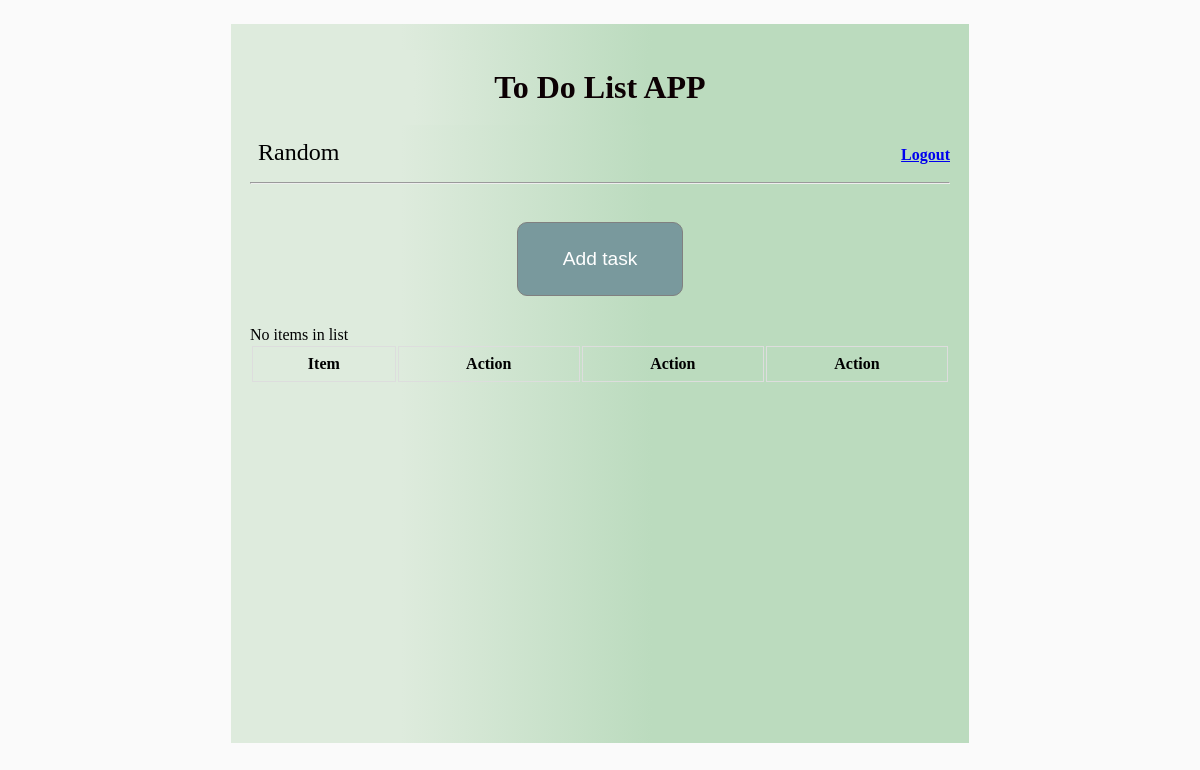
Page / (signed in) on the earlier database version.
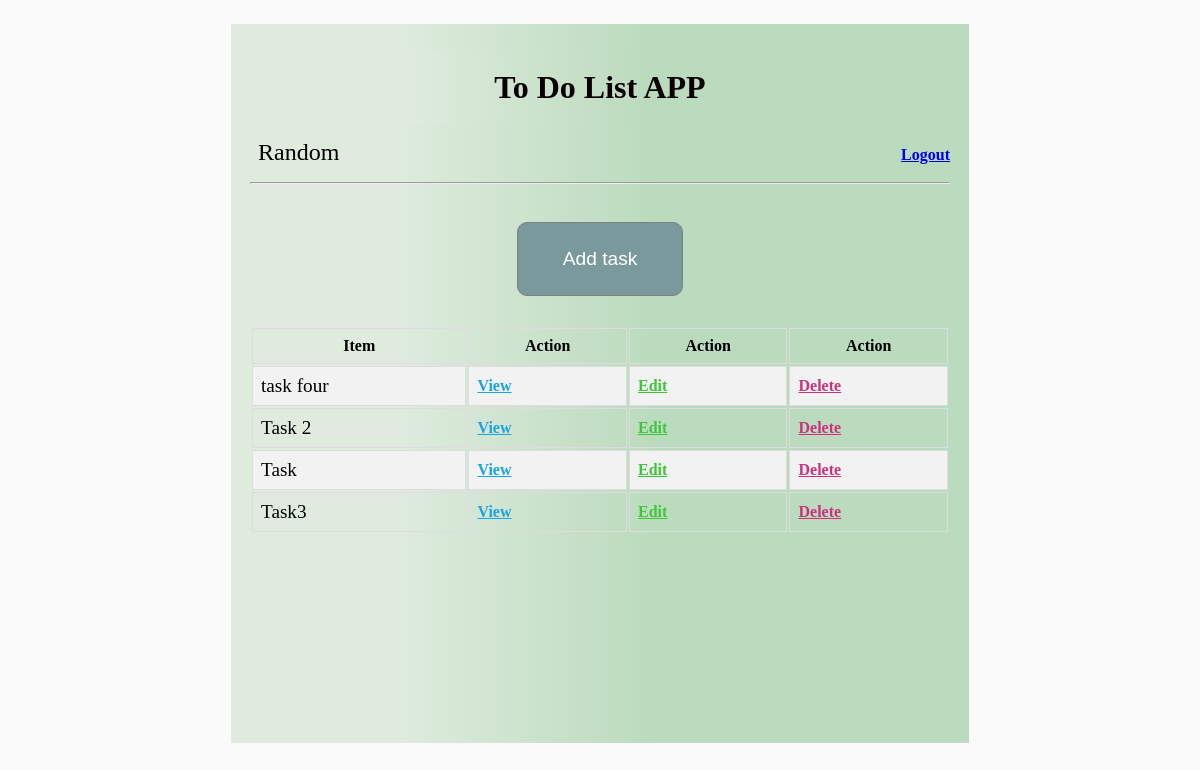
Same page on the later database version.
### base/models.py (models this page shows, shortened)
class Task(models.Model):
	user =  models.ForeignKey(User, on_delete=models.CASCADE, null=True, blank=True)
	title = models.CharField(max_length=200)
	description = models.TextField(null=True, blank=True)
	complete =models.BooleanField(default=False)
	created = models.DateTimeField(auto_now_add=True)

### base/views.py (the view)
# urls.py: path('', TaskList.as_view(), name='tasks' ),
class TaskList (LoginRequiredMixin, ListView):  #anything object in this ( ) inherits the value
	model = Task
	context_object_name = 'tasks'
	def get_context_data(self, **kwargs):
		context = super().get_context_data(**kwargs)
		context['tasks'] = context['tasks'].filter(user=self.request.user)
		return context

### base/templates/base/task_list.html (shortened to what this page needs)
{% extends 'base/main.html' %}
{% block content %}
<h1 style="color:#0c0003; margin:0.4rem;text-align: center; ">To Do List APP</h1>
<div style="height: 74vh;">
	{% if request.user.is_authenticated %}
	<div style="display: flex; justify-content: space-between;">
		<span style=" color:#000000; font-size:1.5rem; margin:0.5rem; ">{{request.user}}</span>
		<a style="margin-top: 15px;" href="{% url 'logout' %}">Logout</a>
	</div>
	{% else %}
	<a href="{% url 'login' %}">Login</a>
	{% endif %}
	<hr>
	<div style="display: flex; justify-content: center; align-items: center;">
			<a href="{% url 'task-create' %}" style="text-decoration: inherit;">
				<button style="padding: 25px 45px;  font-size: 1.2rem; border-radius: 10px; margin: 30px 0; color: white; cursor: pointer;background: #79999d; border: 1px solid grey;">
				Add task
			</button></a>
	</div>
	<table style="border:1">
		<tr>
			<th>Item</th>
			<th>Action</th>
			<th>Action</th>
			<th>Action</th>
		</tr>
		{% for task in tasks %}
		<tr>
			<td style=" font-size: 1.2rem; color:#000000; margin:1rem; ">{{task.title}}</td>
			<td><a href="{% url 'task' task.id %}" style="color: #1aa3e5;">View</a></td>
			<td><a href="{% url 'task-update' task.id %}" style="color: #3ec639;">Edit</a></td>
			<td><a href="{% url 'task-delete' task.id %}" style="color: #ce317e	;">Delete</a></td>
		</tr>
		{% empty %}
		<div>No items in list</div>
		{% endfor %}
	</table>
	{% endblock content %}

### base/templates/base/main.html (shortened to what this page needs)
<!DOCTYPE html>
<html lang="en" xml:lang="en">
<head>
</head>
<body>
	<div class="container">
		{% block content %}
		{% endblock content %}
	</div>
</body>

### base/templates/base/main.html (style rules this page uses)
body { background-color: #FAFAFA; font-family: cursive; padding-top: 1rem; }
h1, h2, h3, h4, h5, h6, .container { max-width: 700px; margin: auto; border: 1rem; color: #000000; padding: 1.2rem; background: rgb(249, 244, 247); background: linear-gradient(90deg, #DEEBDD 23%, #BBDBBE 57%); }
a, p { font-family: cursive; font-weight: 600; }
table { width: 100%; }
table td, table th { border: 1px solid #ddd; padding: 8px; }
table tr:nth-child(even) { background-color: #f2f2f2; }

Differences in the rows shown:
added Task: title "task four"
added Task: title "Task 2"
added Task: title "Task"
added Task: title "Task3"
Other differences:
text no longer shown: "No items in list"
